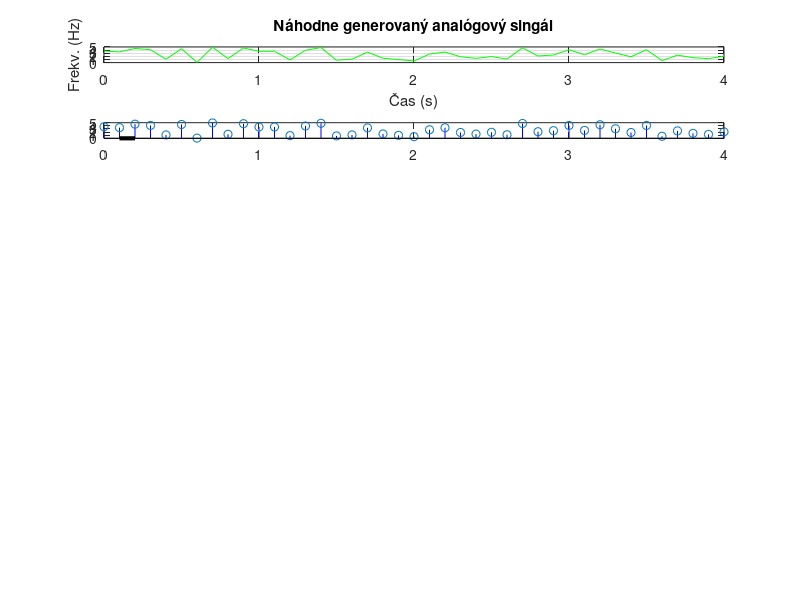

The MATLAB script that drew this image: (Note: this script raises an error after producing the figure.)
%%Vyhotovil: Martin Chlebovec, Tomáš Balog
%%Predmet: Číslicové spracovanie signálov
%%Skupina: Utorok: 9:10
%%Zadanie: Frekvenčné spektrum a vzorkovanie signálu
%%Štud. odbor: Počítačové siete
%%Ročník: 1. Ing.
%%Matlab: R2016b
%%Popis:
%%Program pre vzorkovanie signálu obsahuje generovanie náhodnej časovej oblasti, náhodnej max. frekvencie signálu a následne aj výsledného analógového (spojitého) signálu. 
%%V programe je možné definovať vzorkovaciu frekvenciu (nastavená 2*fmax a 3*fmax). 
%%Program je ďalej zapísaný funkcionálne, t.j. na základe definovanej vzorkovacej frekvencie sa vykoná proces vzorkovania.
%%Pôvodný signál, hodnoty signálu vo vzorkovacej perióde a následne aj spojitý vzorkovaný signál je vykreslený do pravouhlého súradnicového systému. 
%%Celý program je navrhnutý v diskrétnej oblasti pre čas (t) - (x-os) začína v bode 0. 
%%V grafe je vyznačená aj vzorkovacia perióda (resp. funkčná vzorkovaná hodnota pôvodného signálu).
%%Vystup programu: https://i.imgur.com/iMuAkMc.png

close all; %% zatvor figure, okno
clear all; %% Vymaž premenné a ich hodnoty
rng shuffle %% náhodný generátor čísel, časový - true random generator


tmax = randi([1 10]) %%generuj max. časovu oblasť od do
t = 0:0.1:tmax; %%vytvor maticove pole
f_max = randi([1 5]) %%generuj max frekvenciu (amplitúdu)

figure(1) %%vytvor jedno okno pre grafy
%%generuj nahodnu maticu spojitych signalov (analógový signál)
signal = (f_max)*rand(1,length(t));

%%podgraf
subplot(7,1,1)
%%vykreslenie spojitej krivky zelenej farby (generovaný signál)
plot(t,signal,'-g');
title('Náhodne generovaný analógový singál'); %%Nadpis grafu
xlabel('Čas (s)'); %Popis osi x
ylabel('Frekv. (Hz)'); %Popis osi y
hold on
grid %%hodnoty x a y osí
f_vzorkovacia = 2*f_max %%vzorkovacia frekvencia 2*fmax
f_vzorkovacia3 = 3*f_max %%vzorkovacia frekvencia 3*fmax
f_vzorkovacia10 = 10*f_max %%vzorkovacia frekvencia 10*fmax

T_vzorkovacia = 1/f_vzorkovacia %vzorkovacia perioda pre 2*fmax
T_vzorkovacia3 = 1/f_vzorkovacia3 %vzorkovacia perioda pre 3*fmax
T_vzorkovacia10 = 1/f_vzorkovacia10 %vzorkovacia perioda pre 10*fmax

%%vzorkovacie kroky z diskretnej hodnoty 0 - max. casova hodnota signalu
kroky = 0:T_vzorkovacia:max(t)
kroky3 = 0:T_vzorkovacia3:max(t)
kroky10 = 0:T_vzorkovacia10:max(t)
%%interpolacia - prienik funkcnych hodnot signalu v casovych bodoch periody
vzorkovanie_body = interp1(t,signal,kroky);
vzorkovanie_body3 = interp1(t,signal,kroky3);
vzorkovanie_body10 = interp1(t,signal,kroky10);
hold on

subplot(7,1,2) %%podgraf
%%čiarové reprezentácie funkčných hodnôt s bodmi amplitúdy vzorkovania
stem(kroky,vzorkovanie_body,'Color','b');
hold on
%%úsečka opisujúca periódu vzorkovania medzi 2 vzorkovaniami
plot([kroky(2) kroky(3)],[0 0],'-k','LineWidth',3);
%%ukončovacie body úsečky so znakmi < --- > pre interval
scatter(kroky(2),0,'<','k')
scatter(kroky(3),0,'>','k')
%%popis úsečky s textom Tvz
text((kroky(2)/2+kroky(3))/2,-0.3,'Tvz','Color','black', 'Fontsize', 12);
title('Vzorkovaný signál --> fvz = 2*fmax'); %%nadpis podgrafu
xlabel('Čas (s)'); %Popis osi x
ylabel('Frekv. (Hz)'); %Popis osi y
hold on

subplot(7,1,3) %%podgraf
plot(kroky,vzorkovanie_body,'-b');
title('Priebeh vzorkovaného signálu --> fvz = 2*fmax'); %%nadpis podgrafu
xlabel('Čas (s)'); %Popis osi x
ylabel('Frekv. (Hz)'); %Popis osi y

subplot(7,1,4) %%podgraf
stem(kroky3,vzorkovanie_body3,'Color','r');
hold on
plot([kroky3(2) kroky3(3)],[0 0],'-k','LineWidth',3);
scatter(kroky3(2),0,'<','k')
scatter(kroky3(3),0,'>','k')
text((kroky3(2)/2+kroky3(3))/2,-0.3,'Tvz','Color','black', 'Fontsize', 12);
title('Vzorkovaný signál --> fvz = 3*fmax');
xlabel('Čas (s)'); %Popis osi x
ylabel('Frekv. (Hz)'); %Popis osi y
hold on

subplot(7,1,5) %%podgraf
plot(kroky3,vzorkovanie_body3,'-r'); %vykreslenie spojitej funkcie - krivky
title('Priebeh vzorkovaného signálu --> fvz = 3*fmax');
xlabel('Čas (s)'); %Popis osi x
ylabel('Frekv. (Hz)'); %Popis osi y



subplot(7,1,6) %%podgraf
stem(kroky10,vzorkovanie_body10,'Color','k');
hold on
plot([kroky10(2) kroky10(3)],[0 0],'-k','LineWidth',3);
scatter(kroky10(2),0,'<','k')
scatter(kroky10(3),0,'>','k')
text((kroky10(2)/2+kroky10(3))/2,-0.3,'Tvz','Color','black', 'Fontsize', 12);
title('Vzorkovaný signál --> fvz = 10*fmax');
xlabel('Čas (s)'); %Popis osi x
ylabel('Frekv. (Hz)'); %Popis osi y
hold on

subplot(7,1,7) %%podgraf
plot(kroky10,vzorkovanie_body10,'-k'); %vykreslenie spojitej funkcie - krivky
title('Priebeh vzorkovaného signálu --> fvz = 10*fmax');
xlabel('Čas (s)'); %Popis osi x
ylabel('Frekv. (Hz)'); %Popis osi y
